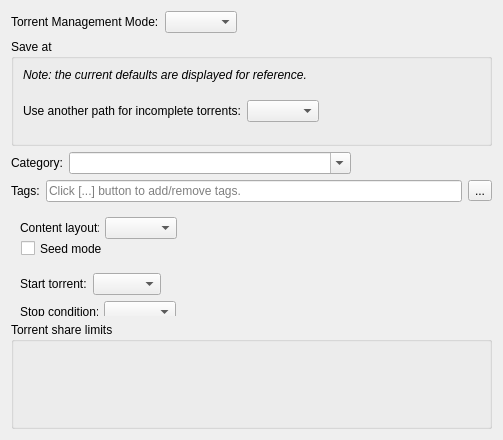
<?xml version="1.0" encoding="UTF-8"?>
<ui version="4.0">
 <class>AddTorrentParamsWidget</class>
 <widget class="QWidget" name="AddTorrentParamsWidget">
  <property name="geometry">
   <rect>
    <x>0</x>
    <y>0</y>
    <width>503</width>
    <height>440</height>
   </rect>
  </property>
  <property name="windowTitle">
   <string>Form</string>
  </property>
  <layout class="QVBoxLayout" name="mainLayout">
   <item>
    <layout class="QHBoxLayout" name="managementLayout">
     <item>
      <widget class="QLabel" name="labelTorrentManagementMode">
       <property name="text">
        <string>Torrent Management Mode:</string>
       </property>
      </widget>
     </item>
     <item>
      <widget class="QComboBox" name="comboTTM">
       <property name="toolTip">
        <string>Automatic mode means that various torrent properties(eg save path) will be decided by the associated category</string>
       </property>
      </widget>
     </item>
     <item>
      <spacer name="horizontalSpacer">
       <property name="orientation">
        <enum>Qt::Orientation::Horizontal</enum>
       </property>
       <property name="sizeHint" stdset="0">
        <size>
         <width>20</width>
         <height>20</height>
        </size>
       </property>
      </spacer>
     </item>
    </layout>
   </item>
   <item>
    <widget class="QGroupBox" name="groupBoxSavePath">
     <property name="title">
      <string>Save at</string>
     </property>
     <layout class="QVBoxLayout" name="verticalLayout">
      <item>
       <widget class="QLabel" name="defaultsNoteLabel">
        <property name="font">
         <font>
          <italic>true</italic>
         </font>
        </property>
        <property name="text">
         <string>Note: the current defaults are displayed for reference.</string>
        </property>
       </widget>
      </item>
      <item>
       <widget class="FileSystemPathLineEdit" name="savePathEdit" native="true"/>
      </item>
      <item>
       <layout class="QHBoxLayout" name="downloadPathLayout">
        <item>
         <widget class="QLabel" name="useDownloadPathLabel">
          <property name="text">
           <string>Use another path for incomplete torrents:</string>
          </property>
         </widget>
        </item>
        <item>
         <widget class="QComboBox" name="useDownloadPathComboBox"/>
        </item>
        <item>
         <spacer name="downloadPathSpacer">
          <property name="orientation">
           <enum>Qt::Orientation::Horizontal</enum>
          </property>
          <property name="sizeHint" stdset="0">
           <size>
            <width>40</width>
            <height>20</height>
           </size>
          </property>
         </spacer>
        </item>
       </layout>
      </item>
      <item>
       <widget class="FileSystemPathLineEdit" name="downloadPathEdit" native="true"/>
      </item>
     </layout>
    </widget>
   </item>
   <item>
    <layout class="QHBoxLayout" name="categoryLayout" stretch="0,2,1">
     <item>
      <widget class="QLabel" name="labelCategory">
       <property name="text">
        <string>Category:</string>
       </property>
      </widget>
     </item>
     <item>
      <widget class="QComboBox" name="categoryComboBox">
       <property name="sizePolicy">
        <sizepolicy hsizetype="Expanding" vsizetype="Fixed">
         <horstretch>0</horstretch>
         <verstretch>0</verstretch>
        </sizepolicy>
       </property>
       <property name="editable">
        <bool>true</bool>
       </property>
       <property name="insertPolicy">
        <enum>QComboBox::InsertPolicy::InsertAtTop</enum>
       </property>
      </widget>
     </item>
     <item>
      <spacer name="categorySpacer">
       <property name="orientation">
        <enum>Qt::Orientation::Horizontal</enum>
       </property>
       <property name="sizeHint" stdset="0">
        <size>
         <width>40</width>
         <height>20</height>
        </size>
       </property>
      </spacer>
     </item>
    </layout>
   </item>
   <item>
    <layout class="QHBoxLayout" name="tagsLayout" stretch="0,0,0">
     <item>
      <widget class="QLabel" name="tagsLabel">
       <property name="text">
        <string>Tags:</string>
       </property>
      </widget>
     </item>
     <item>
      <widget class="QLineEdit" name="tagsLineEdit">
       <property name="sizePolicy">
        <sizepolicy hsizetype="Expanding" vsizetype="Fixed">
         <horstretch>0</horstretch>
         <verstretch>0</verstretch>
        </sizepolicy>
       </property>
       <property name="readOnly">
        <bool>true</bool>
       </property>
       <property name="placeholderText">
        <string>Click [...] button to add/remove tags.</string>
       </property>
       <property name="clearButtonEnabled">
        <bool>false</bool>
       </property>
      </widget>
     </item>
     <item>
      <widget class="QToolButton" name="tagsEditButton">
       <property name="toolTip">
        <string>Add/remove tags</string>
       </property>
       <property name="text">
        <string>...</string>
       </property>
      </widget>
     </item>
    </layout>
   </item>
   <item>
    <widget class="QWidget" name="miscParamsWidget" native="true">
     <widget class="QWidget" name="startTorrentWidget" native="true">
      <property name="geometry">
       <rect>
        <x>9</x>
        <y>65</y>
        <width>143</width>
        <height>22</height>
       </rect>
      </property>
      <layout class="QHBoxLayout" name="horizontalLayout_2">
       <property name="leftMargin">
        <number>0</number>
       </property>
       <property name="topMargin">
        <number>0</number>
       </property>
       <property name="rightMargin">
        <number>2</number>
       </property>
       <property name="bottomMargin">
        <number>0</number>
       </property>
       <item>
        <widget class="QLabel" name="startTorrentLabel">
         <property name="text">
          <string>Start torrent:</string>
         </property>
        </widget>
       </item>
       <item>
        <widget class="QComboBox" name="startTorrentComboBox">
         <property name="currentIndex">
          <number>-1</number>
         </property>
        </widget>
       </item>
      </layout>
     </widget>
     <widget class="QWidget" name="contentLayoutWidget" native="true">
      <property name="geometry">
       <rect>
        <x>9</x>
        <y>9</y>
        <width>159</width>
        <height>22</height>
       </rect>
      </property>
      <layout class="QHBoxLayout" name="contentLayoutLayout">
       <property name="leftMargin">
        <number>0</number>
       </property>
       <property name="topMargin">
        <number>0</number>
       </property>
       <property name="rightMargin">
        <number>2</number>
       </property>
       <property name="bottomMargin">
        <number>0</number>
       </property>
       <item>
        <widget class="QLabel" name="contentLayoutLabel">
         <property name="text">
          <string>Content layout:</string>
         </property>
        </widget>
       </item>
       <item>
        <widget class="QComboBox" name="contentLayoutComboBox">
         <property name="currentIndex">
          <number>-1</number>
         </property>
        </widget>
       </item>
      </layout>
     </widget>
     <widget class="QWidget" name="stopConditionWidget" native="true">
      <property name="geometry">
       <rect>
        <x>9</x>
        <y>93</y>
        <width>158</width>
        <height>22</height>
       </rect>
      </property>
      <layout class="QHBoxLayout" name="stopConditionLayout">
       <property name="leftMargin">
        <number>0</number>
       </property>
       <property name="topMargin">
        <number>0</number>
       </property>
       <property name="rightMargin">
        <number>2</number>
       </property>
       <property name="bottomMargin">
        <number>0</number>
       </property>
       <item>
        <widget class="QLabel" name="stopConditionLabel">
         <property name="text">
          <string>Stop condition:</string>
         </property>
        </widget>
       </item>
       <item>
        <widget class="QComboBox" name="stopConditionComboBox">
         <property name="currentIndex">
          <number>-1</number>
         </property>
        </widget>
       </item>
      </layout>
     </widget>
     <widget class="QWidget" name="addToQueueTopWidget" native="true">
      <property name="geometry">
       <rect>
        <x>9</x>
        <y>121</y>
        <width>187</width>
        <height>22</height>
       </rect>
      </property>
      <layout class="QHBoxLayout" name="addToQueueTopLayout">
       <property name="leftMargin">
        <number>0</number>
       </property>
       <property name="topMargin">
        <number>0</number>
       </property>
       <property name="rightMargin">
        <number>2</number>
       </property>
       <property name="bottomMargin">
        <number>0</number>
       </property>
       <item>
        <widget class="QLabel" name="addToQueueTopLabel">
         <property name="text">
          <string>Add to top of queue:</string>
         </property>
        </widget>
       </item>
       <item>
        <widget class="QComboBox" name="addToQueueTopComboBox">
         <property name="currentIndex">
          <number>-1</number>
         </property>
        </widget>
       </item>
      </layout>
     </widget>
     <widget class="QCheckBox" name="seedModeCheckBox">
      <property name="geometry">
       <rect>
        <x>10</x>
        <y>30</y>
        <width>83</width>
        <height>21</height>
       </rect>
      </property>
      <property name="text">
       <string>Seed mode</string>
      </property>
      <property name="toolTip">
       <string>&lt;p&gt;If set, Bitarr will assume that all files are present for this torrent and that they all match the hashes in the torrent file. The use case for this mode is if a torrent is created and seeded, or if the user already knows that all the files are complete, this is a way to perform only basic file checks and skip initial hash checks.&lt;/p&gt;&lt;p&gt;The piece hash will be checked when it is requested for the first time by a peer. If a hash check fails, all files in this torrent will be rechecked.&lt;/p&gt;</string>
      </property>
     </widget>
    </widget>
   </item>
   <item>
    <widget class="QGroupBox" name="torrentShareLimitsBox">
     <property name="title">
      <string>Torrent share limits</string>
     </property>
     <layout class="QVBoxLayout" name="torrentShareLimitsBoxLayout">
      <item>
       <widget class="TorrentShareLimitsWidget" name="torrentShareLimitsWidget" native="true"/>
      </item>
     </layout>
    </widget>
   </item>
  </layout>
 </widget>
 <customwidgets>
  <customwidget>
   <class>FileSystemPathLineEdit</class>
   <extends>QWidget</extends>
   <header>gui/fspathedit.h</header>
   <container>1</container>
  </customwidget>
  <customwidget>
   <class>TorrentShareLimitsWidget</class>
   <extends>QWidget</extends>
   <header>gui/torrentsharelimitswidget.h</header>
   <container>1</container>
  </customwidget>
 </customwidgets>
 <resources/>
 <connections/>
</ui>
